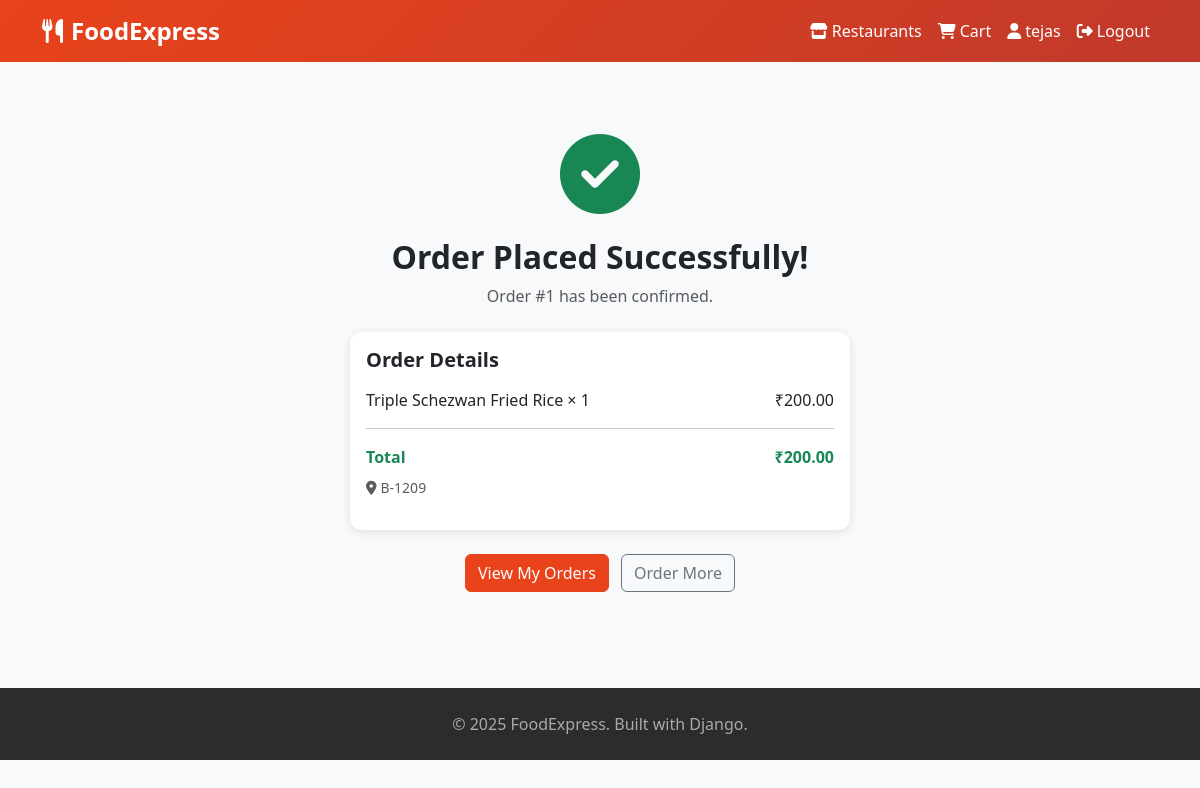
Screenshot of /orders/order-confirmation/1/ (signed in) with the database file from the repository.
### orders/models.py (models this page shows, shortened)
class Order(models.Model):
    STATUS_CHOICES = [
        ('pending', 'Pending'),
        ('preparing', 'Preparing'),
        ('delivered', 'Delivered'),
    ]
    user = models.ForeignKey(User, on_delete=models.CASCADE)
    created_at = models.DateTimeField(auto_now_add=True)
    status = models.CharField(max_length=20, choices=STATUS_CHOICES, default='pending')
    total_price = models.DecimalField(max_digits=10, decimal_places=2)
    delivery_address = models.TextField()

class OrderItem(models.Model):
    order = models.ForeignKey(Order, on_delete=models.CASCADE, related_name='order_items')
    food_item = models.ForeignKey(FoodItem, on_delete=models.CASCADE)
    quantity = models.PositiveIntegerField()
    price = models.DecimalField(max_digits=8, decimal_places=2)
    def get_subtotal(self):
        return self.price * self.quantity

### restaurants/models.py (models this page shows, shortened)
class FoodItem(models.Model):
    restaurant = models.ForeignKey(Restaurant, on_delete=models.CASCADE, related_name='food_items')
    name = models.CharField(max_length=200)
    description = models.TextField()
    price = models.DecimalField(max_digits=8, decimal_places=2)
    image = models.ImageField(upload_to='food_items/', blank=True)
    is_available = models.BooleanField(default=True)
    category = models.CharField(max_length=100)

### orders/views.py (the view)
# urls.py: path('order-confirmation/<int:order_id>/', views.order_confirmation, name='order_confirmation'),
@login_required
def order_confirmation(request, order_id):
    order = get_object_or_404(Order, id=order_id, user=request.user)
    return render(request, 'orders/order_confirmation.html', {'order': order})

### templates/orders/order_confirmation.html (shortened to what this page needs)
{% extends 'base.html' %}
{% block content %}
<div class="text-center py-5">
    <i class="fas fa-check-circle fa-5x text-success mb-4"></i>
    <h2 class="fw-bold">Order Placed Successfully!</h2>
    <p class="text-muted">Order #{{ order.id }} has been confirmed.</p>
    <div class="card mx-auto mt-4" style="max-width:500px;">
        <div class="card-body text-start">
            <h5 class="fw-bold mb-3">Order Details</h5>
            {% for item in order.order_items.all %}
            <div class="d-flex justify-content-between">
                <span>{{ item.food_item.name }} × {{ item.quantity }}</span>
                <span>₹{{ item.get_subtotal }}</span>
            </div>
            {% endfor %}
            <hr>
            <div class="d-flex justify-content-between fw-bold text-success">
                <span>Total</span>
                <span>₹{{ order.total_price }}</span>
            </div>
            <p class="text-muted small mt-2"><i class="fas fa-map-marker-alt me-1"></i>{{ order.delivery_address }}</p>
        </div>
    </div>
    <div class="mt-4">
        <a href="{% url 'dashboard' %}" class="btn btn-primary me-2">View My Orders</a>
        <a href="{% url 'restaurant_list' %}" class="btn btn-outline-secondary">Order More</a>
    </div>
</div>
{% endblock %}

### templates/base.html (shortened to what this page needs)
<!DOCTYPE html>
<html lang="en">
<head>
    <link href="https://cdn.jsdelivr.net/npm/bootstrap@5.3.0/dist/css/bootstrap.min.css" rel="stylesheet">
    <link href="https://cdnjs.cloudflare.com/ajax/libs/font-awesome/6.4.0/css/all.min.css" rel="stylesheet">
    {% load static %}
</head>
<body>
<nav class="navbar navbar-expand-lg mb-4">
    <div class="container">
        <a class="navbar-brand fw-bold fs-4" href="{% url 'home' %}">
            <i class="fas fa-utensils me-2"></i>FoodExpress
        </a>
        <div class="collapse navbar-collapse" id="navbarNav">
            <ul class="navbar-nav ms-auto">
                <li class="nav-item">
                    <a class="nav-link" href="{% url 'restaurant_list' %}">
                        <i class="fas fa-store me-1"></i>Restaurants
                    </a>
                </li>
                {% if user.is_authenticated %}
                <li class="nav-item">
                    <a class="nav-link" href="{% url 'cart' %}">
                        <i class="fas fa-shopping-cart me-1"></i>Cart
                    </a>
                </li>
                <li class="nav-item">
                    <a class="nav-link" href="{% url 'dashboard' %}">
                        <i class="fas fa-user me-1"></i>{{ user.username }}
                    </a>
                </li>
                <li class="nav-item">
                    <a class="nav-link" href="{% url 'logout' %}">
                        <i class="fas fa-sign-out-alt me-1"></i>Logout
                    </a>
                </li>
                {% endif %}
            </ul>
        </div>
    </div>
</nav>
<div class="container mb-4">
    {% block content %}{% endblock %}
</div>
<footer class="py-4 mt-5">
    <div class="container text-center">
        <p class="mb-0">© 2025 FoodExpress. Built with Django.</p>
    </div>
</footer>
</body>
</html>

### templates/base.html (style rules this page uses)
body { background-color: #f8f9fa; }
.navbar { background: linear-gradient(135deg, #e8431a, #c0392b); }
.navbar-brand, .nav-link { color: white !important; }
.btn-primary { background-color: #e8431a; border-color: #e8431a; }
.card { border: none; box-shadow: 0 2px 10px rgba(0,0,0,0.1); border-radius: 12px; }
footer { background: #2c2c2c; color: #aaa; }

### rows the page displays
Order: id "1", total_price "200.00", delivery_address "B-1209"
OrderItem: food_item.name "Triple Schezwan Fried Rice", quantity "1", get_subtotal "200.00"

### other values shown
{{ user.username }} "tejas"
